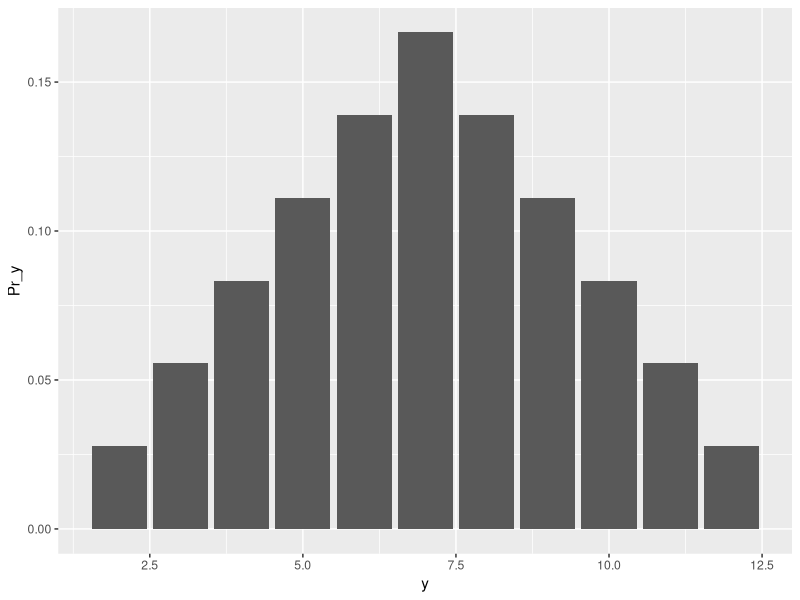

This figure's R source:
## ---- chunk 1
set.seed(123)
options(width=60)
knitr::opts_chunk$set(fig.align='center',fig.width=9,fig.height=5)
def.chunk.hook  <- knitr::knit_hooks$get("chunk")
knitr::knit_hooks$set(chunk = function(x, options) {
  x <- def.chunk.hook(x, options)
  ifelse(options$size != "normalsize", paste0("\n \\", options$size,"\n\n", x, "\n\n \\normalsize"), x)
})
require(tidyverse)
## ---- chunk 2
require(tidyverse)
p <- data.frame(y = 2:12,
           samples = c(1:6,5:1)) %>%
  mutate(Pr_y = samples / sum(samples))
p
## ---- chunk 3
p %>%
  ggplot(aes(x = y,y = Pr_y)) + 
  geom_bar(stat = 'identity')
